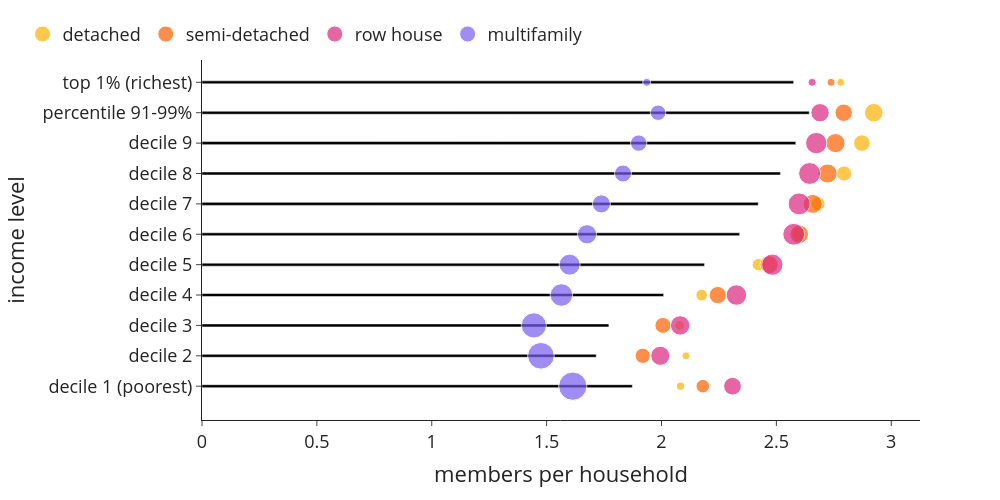

The cell this chart's notebook holds for it:
### Code cell
bubblechart(use['n_hhdmem'+year], use['n_hhd'], use['n_hhd'], 0, 1, 'members per household', class_name_long,'cap_per_hhd_class_type')
"""interpretation: household size (especially adult members) increases with income level (exception when including children: lowest two levels because of single-parents), 
but without strong correlation with the floor area per capita"""

### Figure 1 — Plotly figure (JSON) as saved in the notebook; plotly's stock layout.template omitted (floating-point values rounded to 4 significant figures)
{"data": [{"alignmentgroup": "True", "hovertemplate": "members per household=%{x}<br>income level=%{y}<extra></extra>", "legendgroup": "", "marker": {"color": "#000000", "pattern": {"shape": ""}}, "name": "", "offsetgroup": "", "orientation": "h", "showlegend": false, "textposition": "auto", "type": "bar", "x": [1.873, 1.716, 1.771, 2.009, 2.187, 2.34, 2.421, 2.518, 2.585, 2.643, 2.575], "xaxis": "x", "y": ["decile 1 (poorest)", "decile 2", "decile 3", "decile 4", "decile 5", "decile 6", "decile 7", "decile 8", "decile 9", "percentile 91-99%", "top 1% (richest)"], "yaxis": "y"}, {"legendrank": 0, "marker": {"color": "#ffb000", "size": [36355, 30840, 51695, 73830, 81810, 94870, 107370, 124655, 148020, 185805, 32545], "sizemin": 4, "sizemode": "area", "sizeref": 1079.0}, "mode": "markers", "name": "detached", "showlegend": true, "type": "scatter", "x": [2.083, 2.106, 2.079, 2.175, 2.422, 2.598, 2.681, 2.795, 2.872, 2.924, 2.78], "y": ["decile 1 (poorest)", "decile 2", "decile 3", "decile 4", "decile 5", "decile 6", "decile 7", "decile 8", "decile 9", "percentile 91-99%", "top 1% (richest)"]}, {"legendrank": 1, "marker": {"color": "#fe6100", "size": [99175, 125630, 138465, 161155, 172830, 185810, 193630, 196775, 197530, 164995, 13715], "sizemin": 4, "sizemode": "area", "sizeref": 1079.0}, "mode": "markers", "name": "semi-detached", "showlegend": true, "type": "scatter", "x": [2.18, 1.918, 2.006, 2.245, 2.468, 2.6, 2.658, 2.723, 2.757, 2.793, 2.738], "y": ["decile 1 (poorest)", "decile 2", "decile 3", "decile 4", "decile 5", "decile 6", "decile 7", "decile 8", "decile 9", "percentile 91-99%", "top 1% (richest)"]}, {"legendrank": 2, "marker": {"color": "#dc267f", "size": [169390, 196865, 203980, 227110, 244090, 255915, 259785, 258160, 246770, 182370, 11715], "sizemin": 4, "sizemode": "area", "sizeref": 1079.0}, "mode": "markers", "name": "row house", "showlegend": true, "type": "scatter", "x": [2.309, 1.995, 2.081, 2.326, 2.482, 2.576, 2.599, 2.645, 2.674, 2.69, 2.656], "y": ["decile 1 (poorest)", "decile 2", "decile 3", "decile 4", "decile 5", "decile 6", "decile 7", "decile 8", "decile 9", "percentile 91-99%", "top 1% (richest)"]}, {"legendrank": 3, "marker": {"color": "#785ef0", "size": [431690, 383500, 342270, 274595, 237750, 200040, 175930, 157110, 144275, 129840, 15350], "sizemin": 4, "sizemode": "area", "sizeref": 1079.0}, "mode": "markers", "name": "multifamily", "showlegend": true, "type": "scatter", "x": [1.614, 1.475, 1.444, 1.564, 1.6, 1.676, 1.738, 1.832, 1.901, 1.985, 1.936], "y": ["decile 1 (poorest)", "decile 2", "decile 3", "decile 4", "decile 5", "decile 6", "decile 7", "decile 8", "decile 9", "percentile 91-99%", "top 1% (richest)"]}], "layout": {"bargap": 0.9, "barmode": "relative", "font": {"size": 18}, "height": 500, "legend": {"orientation": "h", "tracegroupgap": 0, "x": -0.25, "xanchor": "left", "y": 1.02, "yanchor": "bottom"}, "margin": {"t": 60}, "width": 1000, "xaxis": {"anchor": "y", "domain": [0, 1], "title": {"text": "members per household"}}, "yaxis": {"anchor": "x", "domain": [0, 1], "title": {"text": "income level"}}}}
